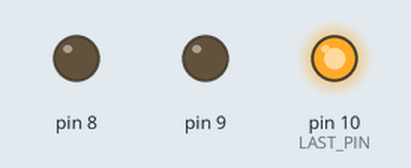
The sketch below on a simulated Arduino Uno, built with avr-gcc and run on an emulated ATmega328P. On the bench: output pins drawn as LEDs (lit = HIGH). Pins used as bus, display or sensor lines are not drawn.

Above: at 0.12 s.
At 0.87 s:
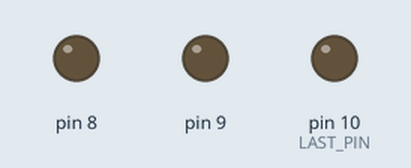
At 1.37 s:
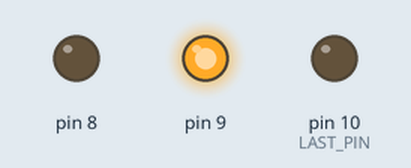
At 2.62 s:
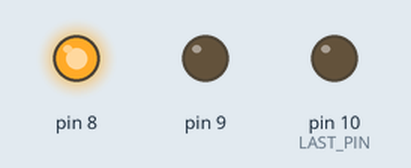
Timing chart, 0 to 3.0 s (numbered marks = the images above):
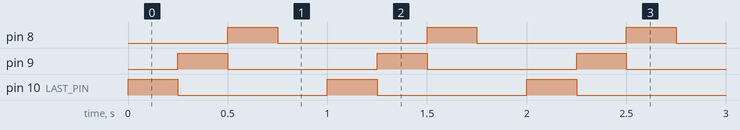

The sketch:

drill-03-backward.ino
```cpp
const int FIRST_PIN = 7;
const int LAST_PIN = 10;
const unsigned long STEP_MS = 250;

void setup() {
  for (int pin = FIRST_PIN; pin <= LAST_PIN; pin++) {
    pinMode(pin, OUTPUT);
  }
}

void loop() {
  for (int pin = LAST_PIN; pin >= FIRST_PIN; pin--) {
    digitalWrite(pin, HIGH);
    delay(STEP_MS);
    digitalWrite(pin, LOW);
  }
}
```

Measured:
- by itself, pin 8, pin 9, pin 10 (LAST_PIN): alternates HIGH for 0.25 s and LOW for 0.75 s
- by itself, everything shown: repeats every 1.0 s, in 4 steps
